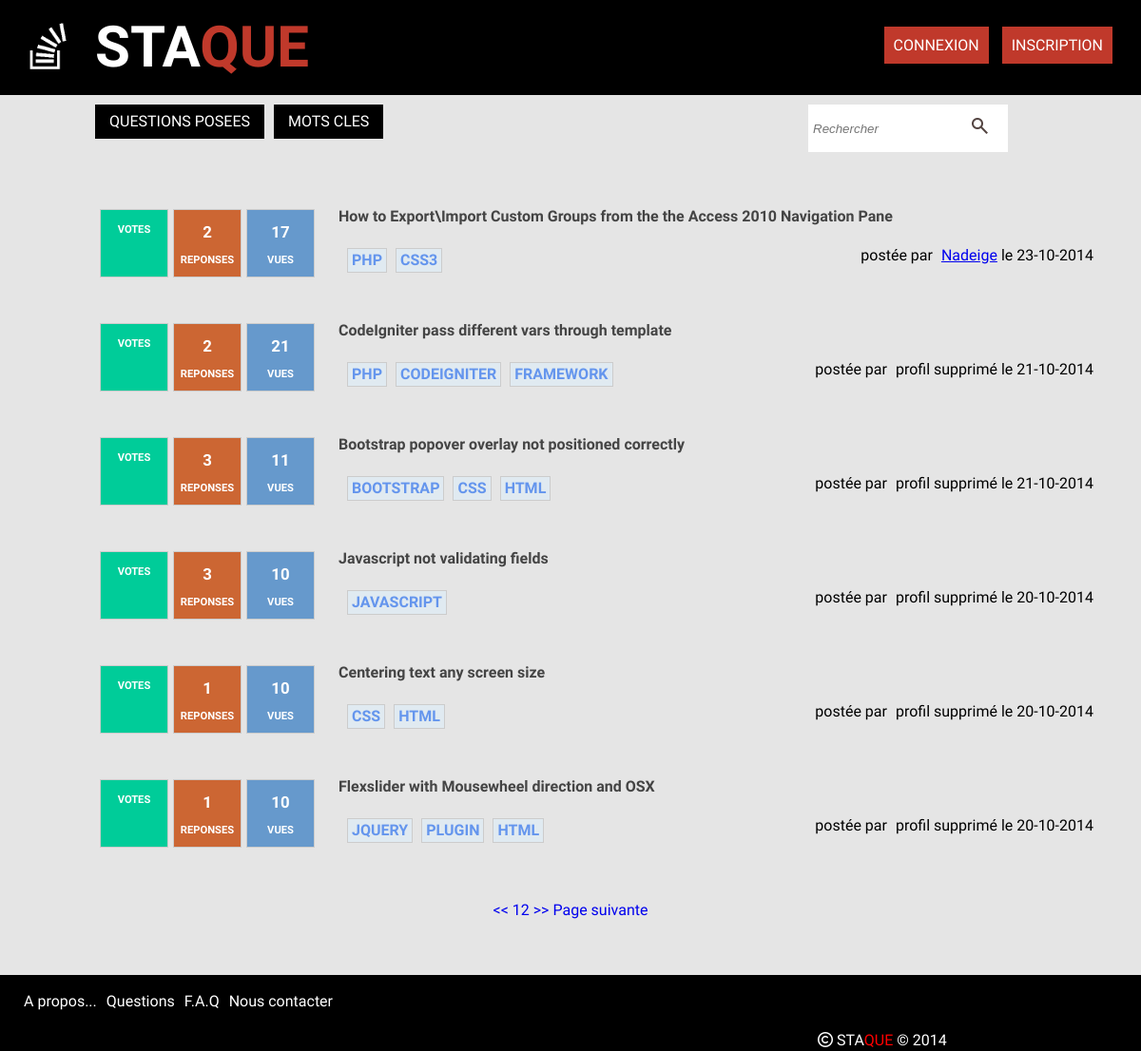
The page /questionsByKeyword.php on the database as committed earlier.
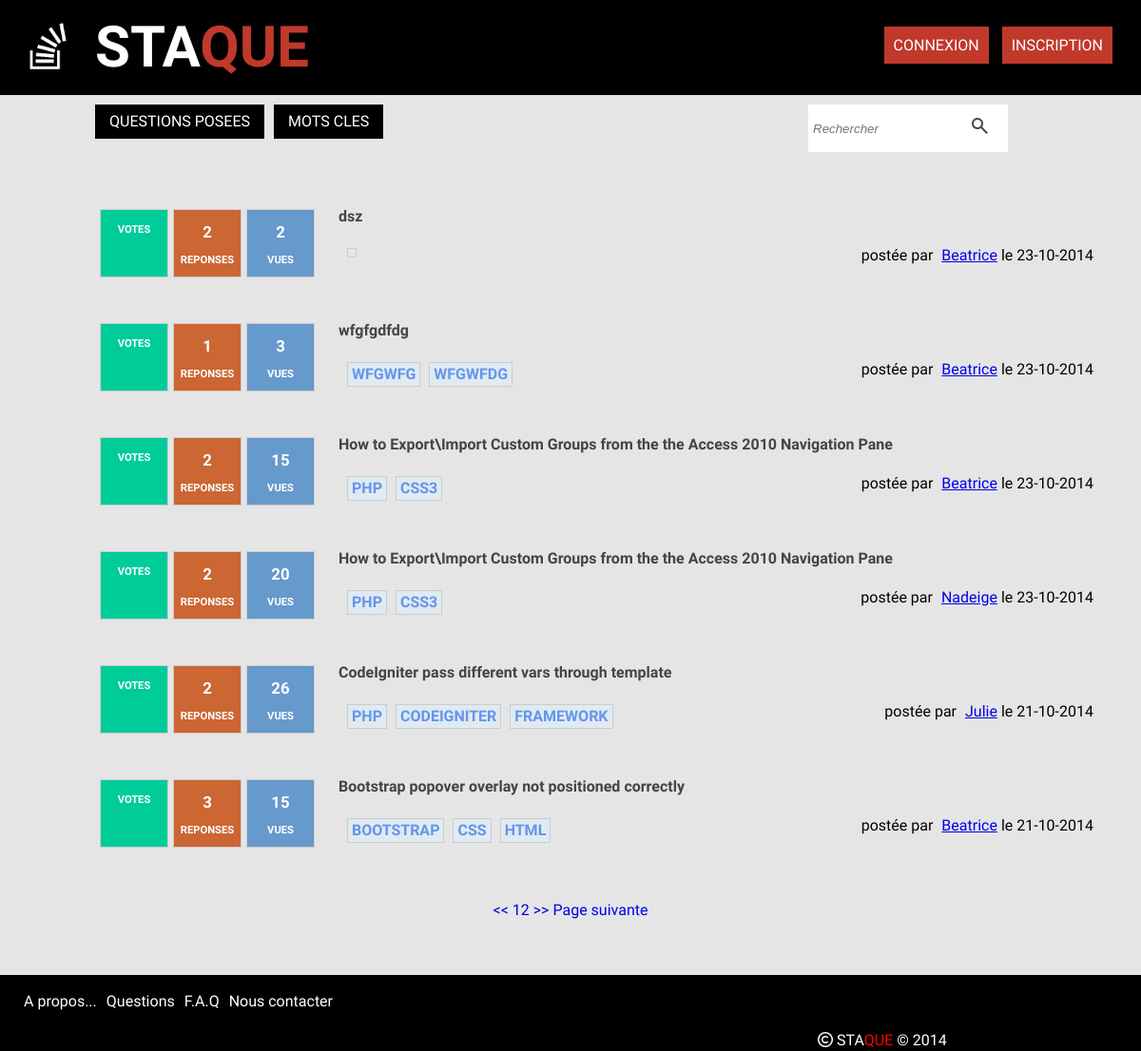
The same page on the database as committed later.
### tables this page shows
CREATE TABLE IF NOT EXISTS `questions` (
  `id` int(11) NOT NULL AUTO_INCREMENT,
  `title` varchar(150) NOT NULL,
  `contenu` text NOT NULL,
  `id_user` int(11) NOT NULL,
  `keyword1` varchar(255) NOT NULL,
  `keyword2` varchar(255) DEFAULT NULL,
  `keyword3` varchar(255) DEFAULT NULL,
  `keyword4` varchar(255) DEFAULT NULL,
  `keyword5` varchar(255) DEFAULT NULL,
  `vues` int(11) NOT NULL,
  `dateCreated` datetime NOT NULL,
  `dateModified` datetime NOT NULL,
  PRIMARY KEY (`id`)
);

CREATE TABLE IF NOT EXISTS `users` (
  `id` int(11) NOT NULL AUTO_INCREMENT,
  `name` varchar(255) NOT NULL,
  `avatar` varchar(255) DEFAULT NULL,
  `email` varchar(50) NOT NULL,
  `username` varchar(50) NOT NULL,
  `password` varchar(255) NOT NULL,
  `salt` varchar(50) NOT NULL,
  `token` varchar(50) NOT NULL,
  `dateRegistered` datetime NOT NULL,
  `dateModified` datetime NOT NULL,
  `job` varchar(255) NOT NULL,
  `country` varchar(255) NOT NULL,
  `language` varchar(255) NOT NULL,
  `externallink` varchar(255) DEFAULT NULL,
  `score` int(11) NOT NULL,
  PRIMARY KEY (`id`)
);

### questionsByKeyword.php (the view, shortened to what this page needs)
<?php
  include("db.php");
  include("inc/top.php");
  $key = "";
  $numPerPage = 6;
  $page = 1;
  $direction = "ASC";
$sql="SELECT COUNT(answers.id) AS answCount, questions.id AS questId, questions.title, questions.contenu, questions.id_user AS userId, questions.dateCreated,
  questions.keyword1, questions.keyword2, questions.keyword3, questions.keyword4, questions.keyword5, questions.vues,
  users.id AS idUser, users.name, users.avatar, users.email, users.username, users.password, users.job, users.country, users.language, users.externallink
          FROM questions
          LEFT JOIN answers on questions.id=answers.id_question
          LEFT JOIN users on users.id=questions.id_user
          WHERE keyword1 = :keyword
          OR keyword2 = :keyword
          OR keyword3 = :keyword
          OR keyword4 = :keyword
          OR keyword5 = :keyword
          GROUP BY answers.id_question
          ORDER BY questions.dateCreated DESC
          LIMIT :offset, $numPerPage";
    $stmt=$dbh->prepare($sql);
    $stmt->bindValue(":offset", ($page-1)*$numPerPage, PDO::PARAM_INT);
    $stmt->bindValue(":keyword", $key);
    $stmt->execute();
    $questions=$stmt->fetchAll();
$sql = "SELECT COUNT(*) FROM questions";
    $stmt = $dbh->prepare($sql);
    $stmt->execute();
    $totalNumber = $stmt->fetchColumn();
    $totalPages = ceil($totalNumber / $numPerPage);
?>
<main class="mainContentQuestions">
        <?php
          foreach($questions as $question):
          ?>
        <div class="vote">
        <p><?php echo "VOTES";?></p>
        </div>
        <div class="answer">
        <p><?php echo $question['answCount'];?></p>
        <p>REPONSES</p>
        </div>
        <div class="vue">
        <p><?php echo $question['vues'];?></p>
        <p>VUES</p>
        </div>
        <div class="questions">
          <a href="questionsDetail.php?id=<?php echo $question['questId']; ?>" id="titreQuest"> <?php echo $question['title']; ?>
          </a>
                  <div id="tag">
            <p class="keyword">
              <a href="questionsByKeyword.php?keyword=<?php echo $question['keyword1']; ?>" id="key1" title="Mot-clef 1"><?php echo $question['keyword1']; ?></a>
            </p>
                <?php if(!empty($question['keyword2'])){ ?>
              <p class="keyword">
              <a href="questionsByKeyword.php?keyword=<?php echo $question['keyword2']; ?>" id="key2" title="Mot-clef 2"><?php echo $question['keyword2']; ?>
                </a>
              </p>
              <?php }?>
                <?php if(!empty($question['keyword3'])){ ?>
              <p class="keyword">
                <a href="questionsByKeyword.php?keyword=<?php echo $question['keyword3']; ?>" id="key3" title="Mot-clef 3"><?php echo $question['keyword3']; ?>
                </a>
              </p>
                <?php }?>
            <div id="identification">
              <a>postée par<span class="espace"></span></a>
              <?php
              if (empty ($question['name'])){
                echo "profil supprimé";
              }else
              {
               echo "<a href='profile.php?id=".$question['idUser']."'>".$question['name']."</a>";
                }?>
              </a>le <?php
              $unix = strtotime($question['dateCreated']);
                        echo date("d-m-Y", $unix); ?>
            </div>
          </div>
        </div>
        <?php endforeach; ?>
<div id="pagination">
                                    <a href="questionsByKeyword.php?dir=<?php echo strtolower($direction); ?>&<?php echo $_SERVER['QUERY_STRING']; ?>&page=1"><<</a>
                      <?php
                          for($i= ($page-2); $i < ($page+2); $i++){
                            if($i <1 || $i > $totalPages){continue;}
                          echo '<a href="questionsByKeyword.php?dir=' .strtolower($direction) . '&page=' . $i .'">' .$i . '</a>';
                        }
                        ?>
                            <a href="questionsByKeyword.php?dir=<?php echo strtolower($direction); ?>&<?php echo $_SERVER['QUERY_STRING']; ?>&page=<?php echo $totalPages; ?>">>></a>
                      <?php if($page < $totalPages){ ?>
                            <a href="questionsByKeyword.php?page=<?php echo strtolower($direction); ?>&<?php echo $_SERVER['QUERY_STRING']; ?>&page=<?php echo $page + 1 ?>">Page suivante</a>
                      <?php } ?>
                      </div>
</div>
      <?php include("inc/bottom.php"); ?>

Rows that differ between the two databases and show on the page:
no longer on this page (row edited): questions: answCount "3", vues "10", title "Javascript not validating fields", keyword1 "JAVASCRIPT", shows "profil supprimé", dateCreated "20-10-2014"
no longer on this page (row unchanged): questions: answCount "1", vues "10", title "Centering text any screen size", keyword1 "CSS", keyword2 "HTML", shows "profil supprimé", dateCreated "20-10-2014"
no longer on this page (row unchanged): questions: answCount "1", vues "10", title "Flexslider with Mousewheel direction and OSX", keyword1 "JQUERY", keyword2 "PLUGIN", keyword3 "HTML", shows "profil supprimé", dateCreated "20-10-2014"
added questions: answCount "2", vues "2", title "dsz", id_user.name "Beatrice", dateCreated "23-10-2014"
added questions: answCount "1", vues "3", title "wfgfgdfdg", keyword1 "WFGWFG", keyword2 "WFGWFDG", id_user.name "Beatrice", dateCreated "23-10-2014"
added questions: answCount "2", vues "15", title "How to Export\\Import Custom Groups from the the Access 2010 Navigation Pane", keyword1 "PHP", keyword2 "CSS3", id_user.name "Beatrice", dateCreated "23-10-2014"
changed questions "Nadeige": vues "17" → "20"
changed questions "CodeIgniter pass different vars through template": vues "21" → "26"; id_user.name (not shown) → "Julie"; no longer shows "profil supprimé"
changed questions "Bootstrap popover overlay not positioned correctly": vues "11" → "15"; id_user.name (not shown) → "Beatrice"; no longer shows "profil supprimé"
